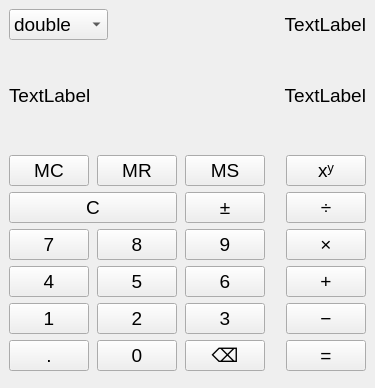
<?xml version="1.0" encoding="UTF-8"?>
<ui version="4.0">
 <class>MainWindow</class>
 <widget class="QMainWindow" name="MainWindow">
  <property name="geometry">
   <rect>
    <x>0</x>
    <y>0</y>
    <width>375</width>
    <height>388</height>
   </rect>
  </property>
  <property name="sizePolicy">
   <sizepolicy hsizetype="Preferred" vsizetype="Preferred">
    <horstretch>0</horstretch>
    <verstretch>0</verstretch>
   </sizepolicy>
  </property>
  <property name="font">
   <font>
    <pointsize>14</pointsize>
   </font>
  </property>
  <property name="windowTitle">
   <string>Калькулятор</string>
  </property>
  <widget class="QWidget" name="centralwidget">
   <layout class="QGridLayout" name="gridLayout_2">
    <item row="0" column="2">
     <widget class="QLabel" name="l_formula">
      <property name="text">
       <string>TextLabel</string>
      </property>
      <property name="alignment">
       <set>Qt::AlignmentFlag::AlignRight|Qt::AlignmentFlag::AlignTrailing|Qt::AlignmentFlag::AlignVCenter</set>
      </property>
     </widget>
    </item>
    <item row="3" column="2">
     <widget class="QLabel" name="l_result">
      <property name="text">
       <string>TextLabel</string>
      </property>
      <property name="alignment">
       <set>Qt::AlignmentFlag::AlignRight|Qt::AlignmentFlag::AlignTrailing|Qt::AlignmentFlag::AlignVCenter</set>
      </property>
     </widget>
    </item>
    <item row="3" column="0">
     <widget class="QLabel" name="l_memory">
      <property name="text">
       <string>TextLabel</string>
      </property>
     </widget>
    </item>
    <item row="3" column="1">
     <spacer name="horizontalSpacer">
      <property name="orientation">
       <enum>Qt::Orientation::Horizontal</enum>
      </property>
      <property name="sizeHint" stdset="0">
       <size>
        <width>186</width>
        <height>20</height>
       </size>
      </property>
     </spacer>
    </item>
    <item row="4" column="0" colspan="3">
     <layout class="QHBoxLayout" name="horizontalLayout">
      <property name="spacing">
       <number>12</number>
      </property>
      <item>
       <layout class="QGridLayout" name="gridLayout">
        <property name="sizeConstraint">
         <enum>QLayout::SizeConstraint::SetDefaultConstraint</enum>
        </property>
        <property name="horizontalSpacing">
         <number>8</number>
        </property>
        <property name="verticalSpacing">
         <number>2</number>
        </property>
        <item row="0" column="0">
         <widget class="QPushButton" name="pushButton_1">
          <property name="sizePolicy">
           <sizepolicy hsizetype="Expanding" vsizetype="Fixed">
            <horstretch>0</horstretch>
            <verstretch>0</verstretch>
           </sizepolicy>
          </property>
          <property name="text">
           <string>MC</string>
          </property>
         </widget>
        </item>
        <item row="1" column="3">
         <widget class="QPushButton" name="pushButton_6">
          <property name="sizePolicy">
           <sizepolicy hsizetype="Expanding" vsizetype="Fixed">
            <horstretch>0</horstretch>
            <verstretch>0</verstretch>
           </sizepolicy>
          </property>
          <property name="text">
           <string>±</string>
          </property>
         </widget>
        </item>
        <item row="2" column="0">
         <widget class="QPushButton" name="pushButton_8">
          <property name="sizePolicy">
           <sizepolicy hsizetype="Expanding" vsizetype="Fixed">
            <horstretch>0</horstretch>
            <verstretch>0</verstretch>
           </sizepolicy>
          </property>
          <property name="text">
           <string>7</string>
          </property>
         </widget>
        </item>
        <item row="2" column="3">
         <widget class="QPushButton" name="pushButton_10">
          <property name="sizePolicy">
           <sizepolicy hsizetype="Expanding" vsizetype="Fixed">
            <horstretch>0</horstretch>
            <verstretch>0</verstretch>
           </sizepolicy>
          </property>
          <property name="text">
           <string>9</string>
          </property>
         </widget>
        </item>
        <item row="3" column="0">
         <widget class="QPushButton" name="pushButton_11">
          <property name="sizePolicy">
           <sizepolicy hsizetype="Expanding" vsizetype="Fixed">
            <horstretch>0</horstretch>
            <verstretch>0</verstretch>
           </sizepolicy>
          </property>
          <property name="text">
           <string>4</string>
          </property>
         </widget>
        </item>
        <item row="3" column="1" colspan="2">
         <widget class="QPushButton" name="pushButton_14">
          <property name="sizePolicy">
           <sizepolicy hsizetype="Expanding" vsizetype="Fixed">
            <horstretch>0</horstretch>
            <verstretch>0</verstretch>
           </sizepolicy>
          </property>
          <property name="text">
           <string>5</string>
          </property>
         </widget>
        </item>
        <item row="3" column="3">
         <widget class="QPushButton" name="pushButton_17">
          <property name="sizePolicy">
           <sizepolicy hsizetype="Expanding" vsizetype="Fixed">
            <horstretch>0</horstretch>
            <verstretch>0</verstretch>
           </sizepolicy>
          </property>
          <property name="text">
           <string>6</string>
          </property>
         </widget>
        </item>
        <item row="4" column="0">
         <widget class="QPushButton" name="pushButton_12">
          <property name="sizePolicy">
           <sizepolicy hsizetype="Expanding" vsizetype="Fixed">
            <horstretch>0</horstretch>
            <verstretch>0</verstretch>
           </sizepolicy>
          </property>
          <property name="text">
           <string>1</string>
          </property>
         </widget>
        </item>
        <item row="4" column="1" colspan="2">
         <widget class="QPushButton" name="pushButton_15">
          <property name="sizePolicy">
           <sizepolicy hsizetype="Expanding" vsizetype="Preferred">
            <horstretch>0</horstretch>
            <verstretch>0</verstretch>
           </sizepolicy>
          </property>
          <property name="text">
           <string>2</string>
          </property>
         </widget>
        </item>
        <item row="4" column="3">
         <widget class="QPushButton" name="pushButton_18">
          <property name="sizePolicy">
           <sizepolicy hsizetype="Expanding" vsizetype="Fixed">
            <horstretch>0</horstretch>
            <verstretch>0</verstretch>
           </sizepolicy>
          </property>
          <property name="text">
           <string>3</string>
          </property>
         </widget>
        </item>
        <item row="5" column="0">
         <widget class="QPushButton" name="tb_extra">
          <property name="enabled">
           <bool>true</bool>
          </property>
          <property name="sizePolicy">
           <sizepolicy hsizetype="Expanding" vsizetype="Fixed">
            <horstretch>0</horstretch>
            <verstretch>0</verstretch>
           </sizepolicy>
          </property>
          <property name="text">
           <string>.</string>
          </property>
          <property name="checkable">
           <bool>false</bool>
          </property>
         </widget>
        </item>
        <item row="5" column="1" colspan="2">
         <widget class="QPushButton" name="pushButton_16">
          <property name="sizePolicy">
           <sizepolicy hsizetype="Expanding" vsizetype="Preferred">
            <horstretch>0</horstretch>
            <verstretch>0</verstretch>
           </sizepolicy>
          </property>
          <property name="text">
           <string>0</string>
          </property>
         </widget>
        </item>
        <item row="5" column="3">
         <widget class="QPushButton" name="pushButton_19">
          <property name="sizePolicy">
           <sizepolicy hsizetype="Expanding" vsizetype="Fixed">
            <horstretch>0</horstretch>
            <verstretch>0</verstretch>
           </sizepolicy>
          </property>
          <property name="text">
           <string>⌫</string>
          </property>
         </widget>
        </item>
        <item row="0" column="3">
         <widget class="QPushButton" name="pushButton_4">
          <property name="sizePolicy">
           <sizepolicy hsizetype="Expanding" vsizetype="Fixed">
            <horstretch>0</horstretch>
            <verstretch>0</verstretch>
           </sizepolicy>
          </property>
          <property name="text">
           <string>MS</string>
          </property>
         </widget>
        </item>
        <item row="0" column="1" colspan="2">
         <widget class="QPushButton" name="pushButton_2">
          <property name="sizePolicy">
           <sizepolicy hsizetype="Expanding" vsizetype="Fixed">
            <horstretch>0</horstretch>
            <verstretch>0</verstretch>
           </sizepolicy>
          </property>
          <property name="text">
           <string>MR</string>
          </property>
         </widget>
        </item>
        <item row="1" column="0" colspan="3">
         <widget class="QPushButton" name="pushButton_5">
          <property name="sizePolicy">
           <sizepolicy hsizetype="Expanding" vsizetype="Fixed">
            <horstretch>0</horstretch>
            <verstretch>0</verstretch>
           </sizepolicy>
          </property>
          <property name="text">
           <string>C</string>
          </property>
         </widget>
        </item>
        <item row="2" column="1" colspan="2">
         <widget class="QPushButton" name="pushButton_9">
          <property name="sizePolicy">
           <sizepolicy hsizetype="Expanding" vsizetype="Fixed">
            <horstretch>0</horstretch>
            <verstretch>0</verstretch>
           </sizepolicy>
          </property>
          <property name="text">
           <string>8</string>
          </property>
         </widget>
        </item>
       </layout>
      </item>
      <item>
       <spacer name="horizontalSpacer_3">
        <property name="orientation">
         <enum>Qt::Orientation::Horizontal</enum>
        </property>
        <property name="sizeType">
         <enum>QSizePolicy::Policy::Preferred</enum>
        </property>
        <property name="sizeHint" stdset="0">
         <size>
          <width>40</width>
          <height>20</height>
         </size>
        </property>
       </spacer>
      </item>
      <item>
       <layout class="QVBoxLayout" name="verticalLayout">
        <property name="spacing">
         <number>6</number>
        </property>
        <property name="sizeConstraint">
         <enum>QLayout::SizeConstraint::SetDefaultConstraint</enum>
        </property>
        <property name="topMargin">
         <number>4</number>
        </property>
        <property name="bottomMargin">
         <number>8</number>
        </property>
        <item>
         <widget class="QPushButton" name="pushButton_3">
          <property name="sizePolicy">
           <sizepolicy hsizetype="Expanding" vsizetype="Preferred">
            <horstretch>0</horstretch>
            <verstretch>0</verstretch>
           </sizepolicy>
          </property>
          <property name="text">
           <string>xʸ</string>
          </property>
         </widget>
        </item>
        <item>
         <widget class="QPushButton" name="pushButton_7">
          <property name="sizePolicy">
           <sizepolicy hsizetype="Expanding" vsizetype="Preferred">
            <horstretch>0</horstretch>
            <verstretch>0</verstretch>
           </sizepolicy>
          </property>
          <property name="text">
           <string>÷</string>
          </property>
         </widget>
        </item>
        <item>
         <widget class="QPushButton" name="pushButton_20">
          <property name="sizePolicy">
           <sizepolicy hsizetype="Expanding" vsizetype="Preferred">
            <horstretch>0</horstretch>
            <verstretch>0</verstretch>
           </sizepolicy>
          </property>
          <property name="text">
           <string>×</string>
          </property>
         </widget>
        </item>
        <item>
         <widget class="QPushButton" name="pushButton_21">
          <property name="sizePolicy">
           <sizepolicy hsizetype="Expanding" vsizetype="Preferred">
            <horstretch>0</horstretch>
            <verstretch>0</verstretch>
           </sizepolicy>
          </property>
          <property name="text">
           <string>+</string>
          </property>
         </widget>
        </item>
        <item>
         <widget class="QPushButton" name="pushButton_22">
          <property name="sizePolicy">
           <sizepolicy hsizetype="Minimum" vsizetype="Preferred">
            <horstretch>0</horstretch>
            <verstretch>0</verstretch>
           </sizepolicy>
          </property>
          <property name="text">
           <string>−</string>
          </property>
         </widget>
        </item>
        <item>
         <widget class="QPushButton" name="pushButton_23">
          <property name="sizePolicy">
           <sizepolicy hsizetype="Expanding" vsizetype="Preferred">
            <horstretch>0</horstretch>
            <verstretch>0</verstretch>
           </sizepolicy>
          </property>
          <property name="text">
           <string>=</string>
          </property>
         </widget>
        </item>
       </layout>
      </item>
     </layout>
    </item>
    <item row="0" column="1">
     <spacer name="horizontalSpacer_2">
      <property name="orientation">
       <enum>Qt::Orientation::Horizontal</enum>
      </property>
      <property name="sizeHint" stdset="0">
       <size>
        <width>270</width>
        <height>20</height>
       </size>
      </property>
     </spacer>
    </item>
    <item row="0" column="0">
     <widget class="QComboBox" name="cmb_controller">
      <item>
       <property name="text">
        <string>double</string>
       </property>
      </item>
      <item>
       <property name="text">
        <string>float</string>
       </property>
      </item>
      <item>
       <property name="text">
        <string>uint8_t</string>
       </property>
      </item>
      <item>
       <property name="text">
        <string>int</string>
       </property>
      </item>
      <item>
       <property name="text">
        <string>int64_t</string>
       </property>
      </item>
      <item>
       <property name="text">
        <string>size_t</string>
       </property>
      </item>
      <item>
       <property name="text">
        <string>Rational</string>
       </property>
      </item>
     </widget>
    </item>
   </layout>
  </widget>
 </widget>
 <resources/>
 <connections/>
</ui>
